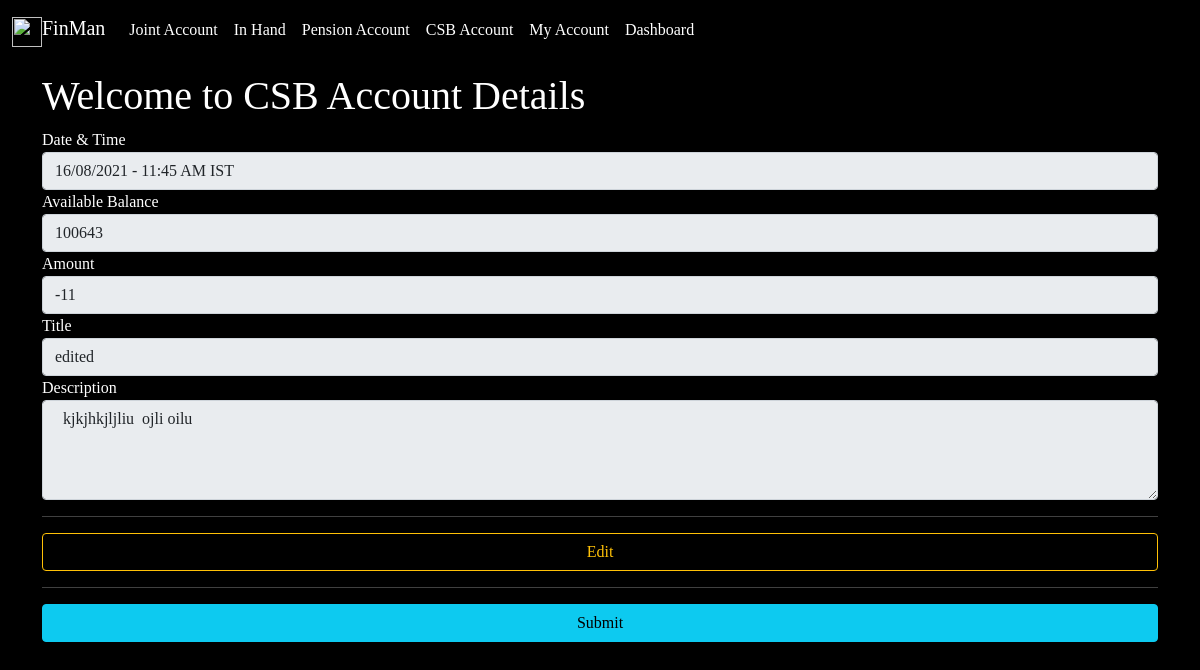
Screenshot of /csbaccountdetails/2 with the database file from the repository.
### FinManApp/models.py (models this page shows, shortened)
class CSBAccountModel(models.Model):
    date_time  = models.CharField(max_length=200 ,null=True)
    available_balance =  models.CharField(max_length=200 ,null=True)
    amount = models.IntegerField(null=True)
    title =  models.CharField(max_length=200 ,null=True)
    description =  models.TextField(null=True)
    month = models.CharField(max_length=200 ,blank=True)
    year = models.CharField(max_length=200 ,blank=True)

### FinManApp/views.py (the view)
# urls.py: path('csbaccountdetails/<CSBAccountModel_id>', views.csbaccountdetails, name = 'csbaccountdetails'),
def csbaccountdetails(request,CSBAccountModel_id):
    try:
        item = CSBAccountModel.objects.get(pk=CSBAccountModel_id)
        if request.method == 'POST':
            item.amount=request.POST["amount"]
            item.title=request.POST["title"]
            item.description=request.POST["description"]
            item.save()
            all_item=CSBAccountModel.objects.all
            return redirect('csbaccountstatement')
        else:
            item = CSBAccountModel.objects.get(pk=CSBAccountModel_id)
            return render(request, "csbaccountdetails.html" ,{'item':item})
    except:
        return redirect('csbaccountstatement')

### FinManApp/templates/csbaccountdetails.html (shortened to what this page needs)
{% extends 'menubar.html' %}
{% block content %}
<br><br><br>
    <h1>Welcome to CSB Account Details</h1>
    <form method="POST">
        <label>Date & Time</label>
        <input id="date_time" name="date_time" type="text" class="form-control" value="{{item.date_time}}" readonly>
        <label>Available Balance</label>
        <input id="available_balance" name="available_balance" type="text" class="form-control" value="{{item.available_balance}}" readonly>
        <label>Amount</label>
        <input id="amount" name="amount" type="number" class="form-control" value="{{item.amount}}" readonly>
        <label>Title</label>
        <input id="title" name="title" type="text" class="form-control" value="{{item.title}}" disabled="true">
        <label>Description</label>
        <textarea id="description" name="description" type="text" class="form-control" disabled="true" style="height: 100px;"> {{item.description}}  </textarea>
    <hr>
    <div class="d-grid gap-2">
        <button type="button" class="btn btn-outline-warning" onclick="enabled()">Edit</button>
    </div>
    <hr>
    <div class="d-grid gap-2">
        <button type="submit" class="btn btn-info" id="but1" name="submit">Submit</button>
    </div>
    <br>
    </form>
{% endblock %}

### FinManApp/templates/menubar.html (style rules this page uses)
body { background: black; }

### rows the page displays
CSBAccountModel: date_time "16/08/2021 - 11:45 AM IST", available_balance "100643", amount "-11", title "edited", description "kjkjhkjljliu ojli oilu"
